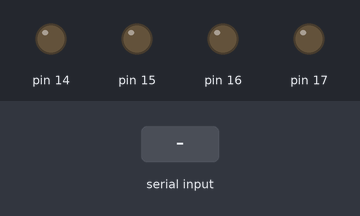
Simulated run of this sketch. Board: Arduino Uno, built with avr-gcc and run on an emulated ATmega328P. Parts: output pins drawn as LEDs (lit = HIGH). The test bench sets the inputs (shaded band).

Above: at 1.2 s.
1.3 s: "a" received over Serial
At 2.4 s:
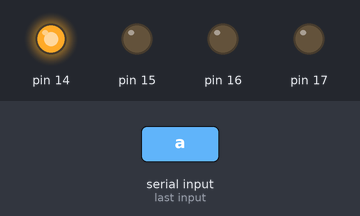
2.8 s: "b" received over Serial
At 3.5 s:
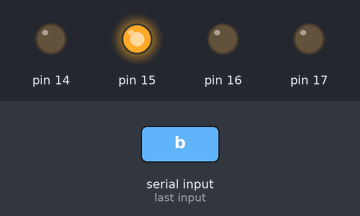
4.3 s: "c" received over Serial
At 4.7 s:
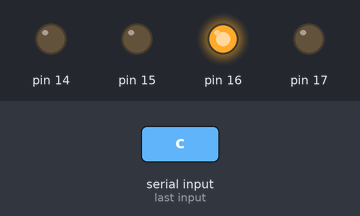
5.8 s: "d" received over Serial
At 7.0 s:
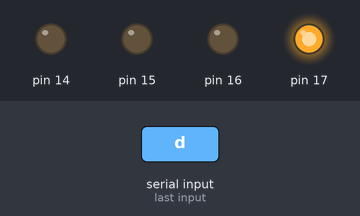
7.3 s: "1" received over Serial
At 8.2 s:
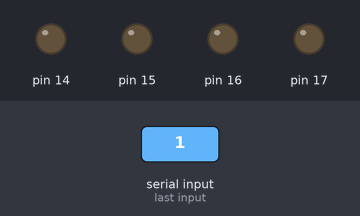
Timing chart, 0 to 9.8 s (numbered marks = the images above; inputs shaded):
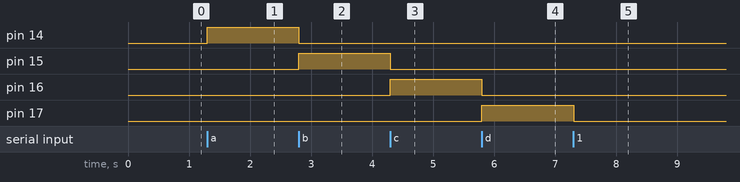

Measured:
- after the input at 1.3 s, pin 14: LOW → HIGH at once
- after the input at 2.8 s, pin 14: HIGH → LOW at once; pin 15: LOW → HIGH at once
- after the input at 4.3 s, pin 15: HIGH → LOW at once; pin 16: LOW → HIGH at once
- after the input at 5.8 s, pin 16: HIGH → LOW at once; pin 17: LOW → HIGH at once
- after the input at 7.3 s, pin 17: HIGH → LOW at once

The sketch:

serialReceive.ino
```cpp
void setup() {
 Serial.begin(9600);
 for(int i=0; i<4; i++){
    pinMode(14+i,OUTPUT);
  }

}

void loop() {
  if(Serial.available())
  { char Char= Serial.read();
    switch(Char)
    {
      case 'a':
      digitalWrite(14, HIGH);
       digitalWrite(15, LOW);
       digitalWrite(16, LOW);
       digitalWrite(17, LOW);
      break;

      case 'b':
      digitalWrite(15, HIGH);
       digitalWrite(14, LOW);
       digitalWrite(16, LOW);
       digitalWrite(17, LOW);
      break;

      case 'c':
      digitalWrite(16, HIGH);
       digitalWrite(14, LOW);
       digitalWrite(15, LOW);
       digitalWrite(17, LOW);
      break;

        case 'd':
      digitalWrite(17, HIGH);
       digitalWrite(14, LOW);
       digitalWrite(15, LOW);
       digitalWrite(16, LOW);
      break;

      default:

       digitalWrite(17, LOW);
       digitalWrite(14, LOW);
       digitalWrite(15, LOW);
       digitalWrite(16, LOW);
      break;


      }


    }


}
```
